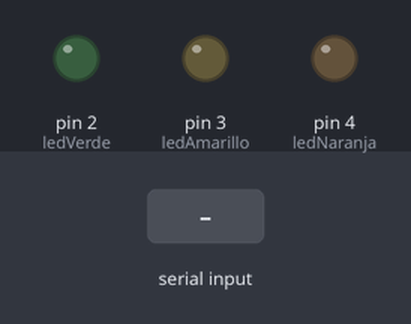
A sketch run on a simulated Arduino Uno, built with avr-gcc and run on an emulated ATmega328P. Shown: output pins drawn as LEDs (lit = HIGH). Inputs (shaded band) come from the test bench.

Above: at 1.2 s.
1.3 s: "U" received over Serial
At 1.9 s:
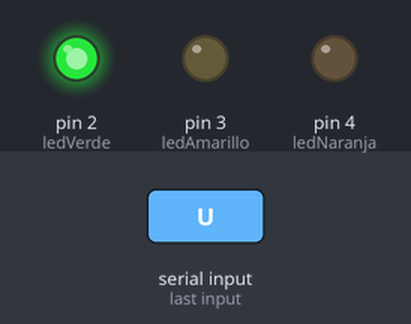
2.8 s: "R" received over Serial
At 3.1 s:
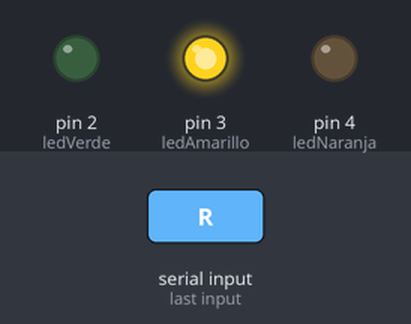
4.3 s: "O" received over Serial
At 5.4 s:
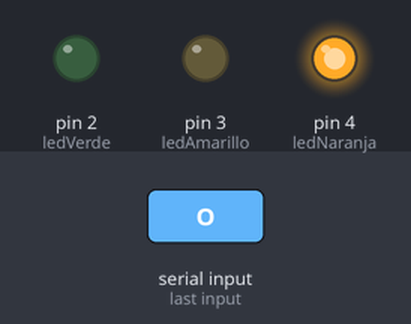
5.8 s: "1" received over Serial
At 6.6 s:
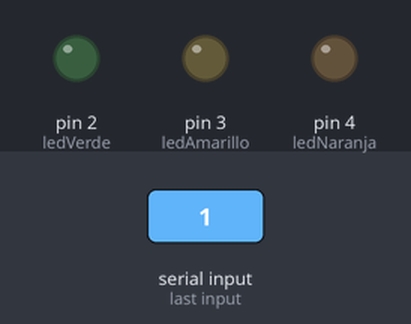
Timing chart, 0 to 8.3 s (numbered marks = the images above; inputs shaded):
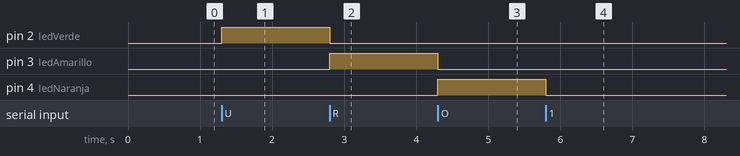

Measured:
- after the input at 1.3 s, pin 2 (ledVerde): LOW → HIGH at once
- after the input at 2.8 s, pin 2 (ledVerde): HIGH → LOW at once; pin 3 (ledAmarillo): LOW → HIGH at once
- after the input at 4.3 s, pin 3 (ledAmarillo): HIGH → LOW at once; pin 4 (ledNaranja): LOW → HIGH at once
- after the input at 5.8 s, pin 4 (ledNaranja): HIGH → LOW at once

The sketch:

banana_predictor.ino
```cpp
char estadoPlatano;

const int ledVerde = 2;    // Unripe
const int ledAmarillo = 3; // Ripe
const int ledNaranja = 4;   // Overripe

void setup() {
  Serial.begin(9600); // Comunicación con COM4
  pinMode(ledVerde, OUTPUT);
  pinMode(ledAmarillo, OUTPUT);
  pinMode(ledNaranja, OUTPUT);
}

void loop() {
  if (Serial.available() > 0) {
    estadoPlatano = Serial.read();

    // Apagar todos
    digitalWrite(ledVerde, LOW);
    digitalWrite(ledAmarillo, LOW);
    digitalWrite(ledNaranja, LOW);

    // Encender solo uno
    if (estadoPlatano == 'U') {
      digitalWrite(ledVerde, HIGH);
    } else if (estadoPlatano == 'R') {
      digitalWrite(ledAmarillo, HIGH);
    } else if (estadoPlatano == 'O') {
      digitalWrite(ledNaranja, HIGH);
    }
  }
}
```
